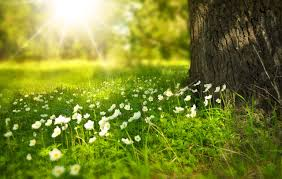
#> input picture test_pictures/test4.jpeg, 282 x 179 px; the run also reads 1 picture not shown here
$ jupyter execute test.ipynb
#> lines starting #> are read from the running program, lines starting #| are printed output that depends on the picture
[cell 1]
from PIL import Image

[cell 2]
img1 = Image.open('test_pictures/test4.jpeg')
#> img1 is the input picture: PIL image 282x179 RGB; mean R, G, B 122.7, 133.2, 45.4

[cell 3]
w, h = img1.size
#> w = 282; h = 179

[cell 4]
if w > h:
    greater = w
#> greater = 282
else:
    greater = h

[cell 5]
new_size = (greater, greater)
#> new_size = (282, 282)
new_im = Image.new("RGB", new_size)   ## luckily, this is already black!
#> new_im: PIL image 282x282 RGB; every value is 0
box = tuple((n - o) // 2 for n, o in zip(new_size, img1.size))
#> box = (0, 51)
new_im.paste(img1, box)
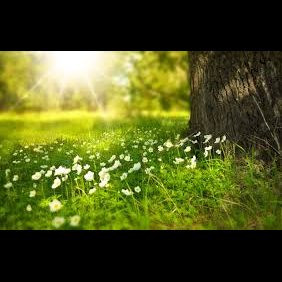
#> new_im: PIL image 282x282 RGB; mean R, G, B 77.9, 84.6, 28.8

new_im

[cell 6]
old_im = new_im.crop((box[0], box[1], box[0]+img1.size[0], box[1]+img1.size[1]))

[cell 7]
old_im

[cell 8]
img1

[cell 9]
pixels_limit = 1920*1080
img1 = Image.open('test_pictures/bigimg.jpg')
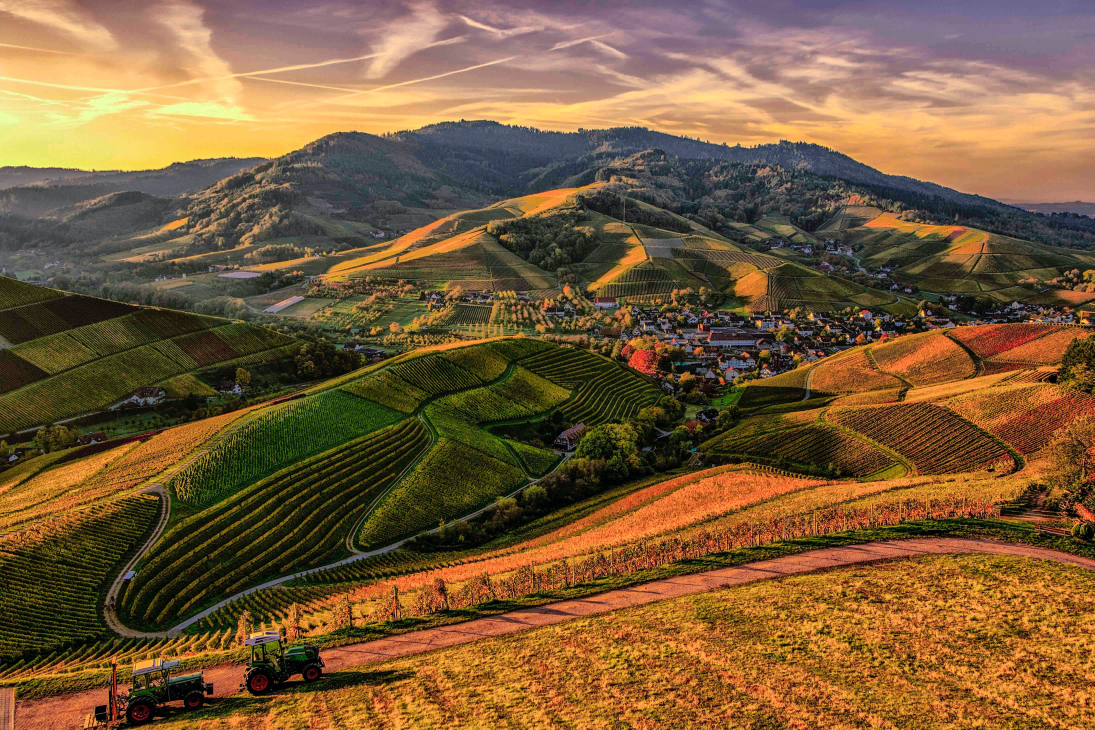
#> input picture test_pictures/bigimg.jpg, 5472 x 3648 px (shown at 1/5 size)
#> img1 is the input picture: PIL image 5472x3648 RGB; mean R, G, B 122.1, 92.2, 57.2
w, h = img1.size
#> w = 5472; h = 3648
num_pixels =  w*h
#> num_pixels = 19961856

[cell 10]
compress_koeff = 1
if num_pixels > pixels_limit:
    compress_koeff = pixels_limit/num_pixels
#> compress_koeff = 0.104

[cell 11]
import math

[cell 12]
resized_img =  img1.resize((int(w*math.sqrt(compress_koeff)), int(h*math.sqrt(compress_koeff))))

[cell 13]
resized_img.save('test_pictures/compr_image.jpg')

[cell 14]
imggg = Image.open('test_pictures/compr_image.jpeg')
w, h = imggg.size
w, h
#> Out = (5472, 3648)

[cell 15]
resized_img.size
#> Out = (1763, 1175)

[cell 16]
math.sqrt(compress_koeff)

[cell 17]
compress_koeff
